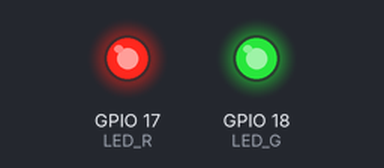
The program below on a simulated Raspberry Pi (BCM pin numbers). On the bench: output pins drawn as LEDs (lit = HIGH).

Above: at 0.1 s.
Timing chart, 0 to 1.6 s (numbered marks = the images above):
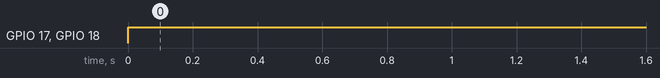

Measured:
- by itself, GPIO 17 (LED_R), GPIO 18 (LED_G): LOW → HIGH at 0.00 s

The program:

dual_color_led_01.py
```python
import RPi.GPIO as GPIO

LED_R = 17
LED_G = 18

GPIO.setmode(GPIO.BCM)

GPIO.setup(LED_R, GPIO.OUT)
GPIO.setup(LED_G, GPIO.OUT)

if __name__ == "__main__":
    try:
        while True:
            GPIO.output(LED_R, GPIO.HIGH)
            GPIO.output(LED_G, GPIO.HIGH)
    except KeyboardInterrupt:
        GPIO.cleanup()
        exit(6)
```
